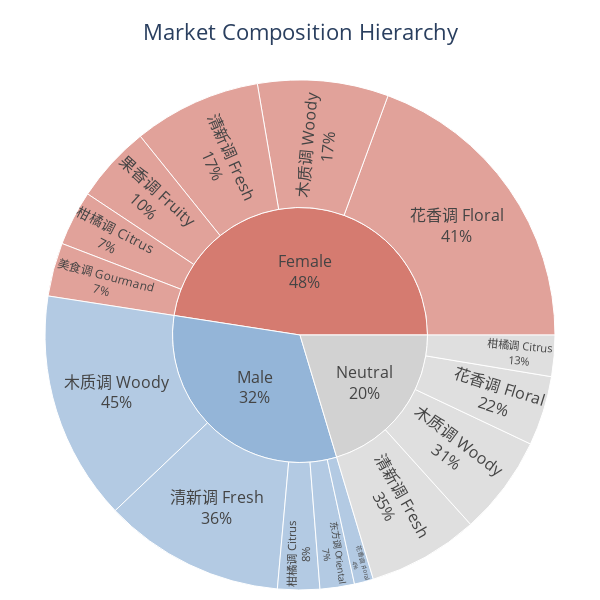

Notebook source saved alongside this figure:
### Code cell
#  Market Composition Sunburst
df_sunburst = df_1976[df_1976['gender'].isin(['male', 'female', 'neutral'])].copy()

simple_trans_map = {k: v.split('\n')[0] + ' ' + v.split('\n')[1] for k, v in class_trans.items() if '\n' in v}
simple_trans_map.update({'male': 'Male', 'female': 'Female', 'neutral': 'Neutral'})

df_sunburst['gender_en'] = df_sunburst['gender'].map(simple_trans_map).fillna(df_sunburst['gender'])
df_sunburst['fragrance_en'] = df_sunburst['fragrance'].map(simple_trans_map).fillna(df_sunburst['fragrance'])

df_sb_count = df_sunburst.groupby(['gender_en', 'fragrance_en']).size().reset_index(name='count')
df_sb_count = df_sb_count[df_sb_count['count'] > 20]

fig = px.sunburst(
    df_sb_count, 
    path=['gender_en', 'fragrance_en'], 
    values='count',
    color='gender_en',
    color_discrete_map={
        'Female': '#D57B70',
        'Neutral': '#D2D2D2',
        'Male': '#94B5D8',
        '(?)': '#D2D2D2'
    },
    title='Market Composition Hierarchy'
)

fig.update_layout(
    width=600,
    height=600,
    margin=dict(t=80, l=10, r=10, b=10),
    font_size=16,
    template='plotly_white',
    title={'text': 'Market Composition Hierarchy', 'x': 0.5, 'xanchor': 'center'}
)
fig.update_traces(textinfo="label+percent parent")

fig.write_image("img/Market Composition Hierarchy.png", scale=3)
fig.show()

### Figure 1 — Plotly figure (JSON) as saved in the notebook; plotly's stock layout.template omitted (floating-point values rounded to 4 significant figures)
{"data": [{"branchvalues": "total", "customdata": [["Female"], ["Female"], ["Female"], ["Female"], ["Female"], ["Female"], ["Female"], ["Male"], ["Male"], ["Male"], ["Male"], ["Male"], ["Male"], ["Neutral"], ["Neutral"], ["Neutral"], ["Neutral"], ["Neutral"]], "domain": {"x": [0, 1], "y": [0, 1]}, "hovertemplate": "labels=%{label}<br>count=%{value}<br>parent=%{parent}<br>id=%{id}<br>gender_en=%{customdata[0]}<extra></extra>", "ids": ["Female/木质调 Woody", "Female/果香调 Fruity", "Female/柑橘调 Citrus", "Female/清新调 Fresh", "Female/美食调 Gourmand", "Female/花香调 Floral", "Female", "Male/花香调 Floral", "Male/清新调 Fresh", "Male/柑橘调 Citrus", "Male/木质调 Woody", "Male/东方调 Oriental", "Male", "Neutral/木质调 Woody", "Neutral/柑橘调 Citrus", "Neutral/清新调 Fresh", "Neutral/花香调 Floral", "Neutral"], "labels": ["木质调 Woody", "果香调 Fruity", "柑橘调 Citrus", "清新调 Fresh", "美食调 Gourmand", "花香调 Floral", "Female", "花香调 Floral", "清新调 Fresh", "柑橘调 Citrus", "木质调 Woody", "东方调 Oriental", "Male", "木质调 Woody", "柑橘调 Citrus", "清新调 Fresh", "花香调 Floral", "Neutral"], "marker": {"colors": ["#D57B70", "#D57B70", "#D57B70", "#D57B70", "#D57B70", "#D57B70", "#D57B70", "#94B5D8", "#94B5D8", "#94B5D8", "#94B5D8", "#94B5D8", "#94B5D8", "#D2D2D2", "#D2D2D2", "#D2D2D2", "#D2D2D2", "#D2D2D2"]}, "name": "", "parents": ["Female", "Female", "Female", "Female", "Female", "Female", "", "Male", "Male", "Male", "Male", "Male", "", "Neutral", "Neutral", "Neutral", "Neutral", ""], "textinfo": "label+percent parent", "type": "sunburst", "values": [171.0, 101.0, 72.0, 167.0, 70.0, 400.0, 981.0, 25.0, 237.0, 55.0, 300.0, 45.0, 662.0, 130.0, 54.0, 145.0, 91.0, 420.0]}], "layout": {"font": {"size": 16}, "height": 600, "legend": {"tracegroupgap": 0}, "margin": {"b": 10, "l": 10, "r": 10, "t": 80}, "title": {"text": "Market Composition Hierarchy", "x": 0.5, "xanchor": "center"}, "width": 600}}
